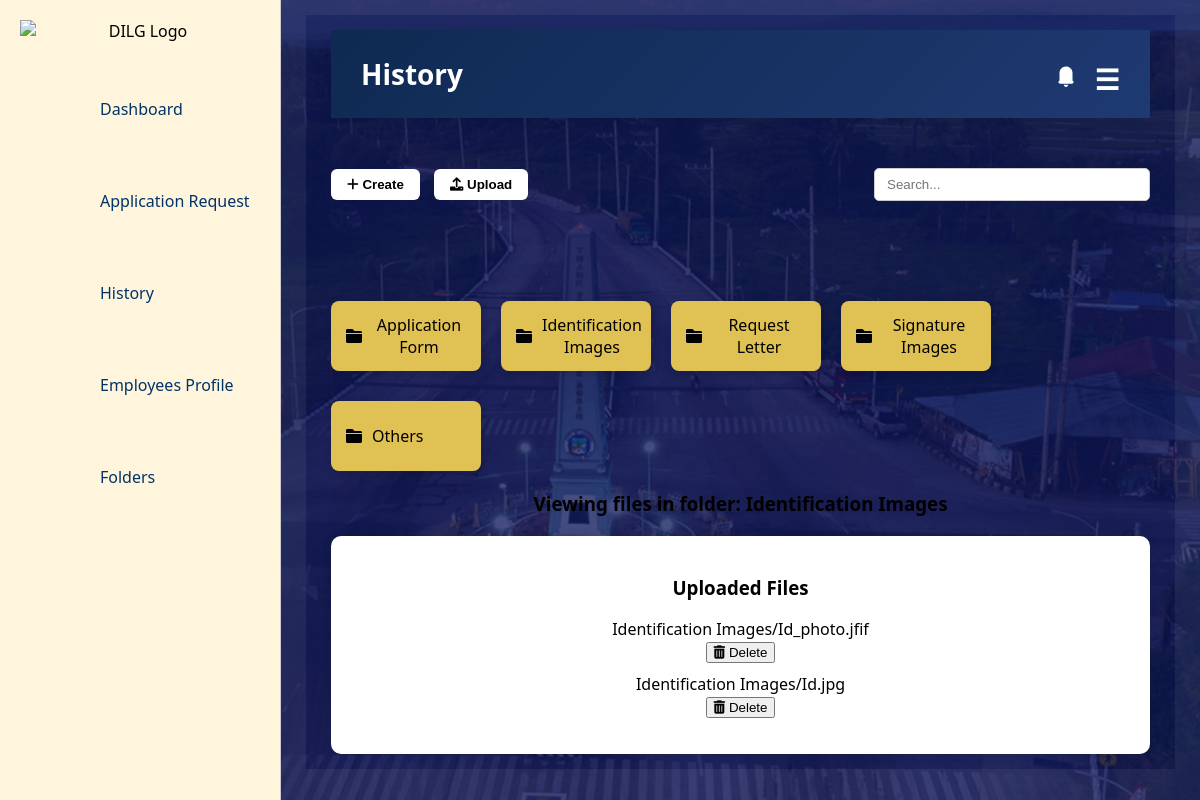
Screenshot of /folders/folders/Identification Images/ with the database file from the repository.
### landing/models.py (models this page shows, shortened)
class Folder(models.Model):
    name = models.CharField(max_length=255, unique=True)

class File(models.Model):
    file = models.FileField(upload_to=upload_path)
    folder = models.CharField(max_length=255, blank=True)
    file_type = models.CharField(max_length=50, blank=True)  # avoids migration error

### landing/views.py (the view)
# urls.py: path('folders/<str:folder_name>/', views.folder_detail, name='folder_detail'),
def folder_detail(request, folder_name):
    files = File.objects.filter(folder=folder_name)
    folders = Folder.objects.all()
    return render(request, 'landing/fold.html', {
        'files': files,
        'folders': folders,
        'selected_folder': folder_name,
    })

### landing/templates/landing/fold.html (shortened to what this page needs)
{% load static %}
<!DOCTYPE html>
<html lang="en">
<head>
  <link rel="stylesheet" href="https://cdnjs.cloudflare.com/ajax/libs/font-awesome/6.4.0/css/all.min.css">
  <link rel="stylesheet" href="{% static 'css/style.css' %}">
  <link href="https://cdnjs.cloudflare.com/ajax/libs/font-awesome/6.0.0-beta3/css/all.min.css" rel="stylesheet">
</head>
<body>
  <div class="sidebar">
    <img src="{% static 'images/DILG-Logo.png' %}" alt="DILG Logo" class="sidebar-logo" />
   <ul>
    <li>
        <a href="{% url 'landing:dashboard' %}"
           class="{% if request.resolver_match.url_name == 'dashboard' %}active{% endif %}">
            Dashboard
        </a>
    </li>
    <li>
        <a href="{% url 'landing:application_request' %}"
           class="{% if request.resolver_match.url_name == 'application_request' %}active{% endif %}">
            Application Request
        </a>
    </li>
    <li>
        <a href="{% url 'landing:history' %}"
           class="{% if request.resolver_match.url_name == 'history' %}active{% endif %}">
            History
        </a>
    </li>
    <li>
        <a href="{% url 'landing:employees_profile' %}"
           class="{% if request.resolver_match.url_name == 'employees_profile' %}active{% endif %}">
            Employees Profile
        </a>
    </li>
    <li>
        <a href="{% url 'landing:fold' %}"
           class="{% if request.resolver_match.url_name == 'fold' %}active{% endif %}">
            Folders
        </a>
    </li>
</ul>
  </div>
  <div class="main-content">
    <div class="main-content">
    <div class="header">
      <span>History</span>
      <div class="header-actions">
        <div class="notification-icon">
        <svg xmlns="http://www.w3.org/2000/svg" width="26" height="26" fill="white" viewBox="0 0 24 24">
          <path d="M12 24c1.104 0 2-.897 2-2h-4c0 1.103.896 2 2 2zm6.707-5.293L18 18V11c0-3.309-2.691-6-6-6S6 7.691 6 11v7l-.707.707C4.521 19.479 5.262 21 6.828 21h10.344c1.566 0 2.307-1.521 1.535-2.293z"/>
        </svg>
        </div>
          <div class="menu-icon">
          <a href="{% url 'landing:landing_page' %}">☰</a>
        </div>
      </div>
    </div>
    <div class="top-bar">
      <div class="top-left-buttons">
        <button onclick="toggleCreateFolderForm()"><i class="fas fa-plus"></i> Create</button>
        <button onclick="document.getElementById('fileInput').click();"><i class="fas fa-upload"></i> Upload</button>
      </div>
      <input class="search-box" type="text" placeholder="Search...">
    </div>
    <div class="folders-grid">
      {% for folder in folders %}
        <a href="{% url 'landing:folder_detail' folder.name %}">
          <div class="folder">
            <i class="fa fa-folder"></i> {{ folder.name }}
          </div>
        </a>
      {% endfor %}
    </div>
    {% if selected_folder %}
      <h3>Viewing files in folder: <strong>{{ selected_folder }}</strong></h3>
    {% endif %}
    <div class="file-list p-4">
      <h3 class="text-center font-semibold text-lg mb-4">Uploaded Files</h3>
      <ul class="space-y-3">
        {% for file in files %}
          <li class="flex justify-between items-center bg-white border border-gray-200 rounded-lg px-5 py-3 shadow-sm hover:shadow-md transition-all">
            <div class="text-gray-800 font-medium truncate w-2/3">
              {{ file.file.name|cut:"documents/" }}
            </div>
            <form id="delete-form-{{ file.id }}" method="post" action="{% url 'landing:delete_file' file.id %}">
              <button type="button"
                onclick="confirmDelete('{{ file.id }}')"
                class="bg-gradient-to-r from-red-500 to-red-600 hover:from-red-600 hover:to-red-700 text-white font-semibold px-4 py-2 rounded-md shadow transition duration-200 ease-in-out">
                <i class="fas fa-trash-alt mr-2"></i> Delete
              </button>
            </form>
          </li>
        {% endfor %}
      </ul>
    </div>
  </div>
</body>
</html>

### landing/static/css/style.css (style rules this page uses)
body { font-family: Arial, sans-serif; text-align: center; background: url('/static/bg.jpg') no-repeat center center fixed; background-size: cover; }
a { display: block; margin-top: 10px; color: white; text-decoration: none; }
.folders-grid { display: flex; flex-wrap: wrap; gap: 20px; margin: 20px 0; }

### landing/templates/landing/fold.html (style rules this page uses)
body { margin: 0; font-family: 'Segoe UI', sans-serif; display: flex; height: 100vh; }
.sidebar { width: 240px; background-color: #fff5dd; padding: 20px; display: flex; flex-direction: column; border-right: 1px solid #ccc; }
.sidebar ul { list-style: none; }
.sidebar ul li { padding: 15px; color: #222; font-weight: 600; cursor: pointer; border-left: 5px solid transparent; }
.sidebar a { text-decoration: none; color: #003366; padding: 15px 20px; width: 100%; text-align: left; transition: 0.3s; font-weight: 500; }
.main-content { flex: 1; background-color: #f4f4f4; padding: 15px 25px; overflow-y: auto; background: url('/static/images/background.jpg') no-repeat center center fixed; background-size: cover; position: relative; }
.header { background: linear-gradient(135deg, #0e2a52 0%, #1e3a72 100%); color: white; padding: 25px 30px; font-size: 28px; font-weight: bold; box-shadow: 0 2px 10px rgba(0,0,0,0.1); display: flex; justify-content: space-between; align-items: center; }
.header-actions { display: flex; gap: 15px; }
.notification-icon, .menu-icon { width: 26px; height: 26px; border-radius: 20%; display: flex; align-items: center; justify-content: center; cursor: pointer; transition: background-color 0.3s ease; }
.top-bar { display: flex; justify-content: space-between; align-items: center; margin-bottom: 90px; margin-top: 50px; }
.top-left-buttons button { background-color: white; color: black; padding: 8px 16px; border: none; margin-right: 10px; border-radius: 6px; font-weight: 600; cursor: pointer; }
.search-box { padding: 8px 12px; border: 1px solid #ccc; border-radius: 5px; width: 250px; outline: none; }
.folders-grid { display: grid; grid-template-columns: repeat(auto-fill, minmax(180px, 1fr)); gap: 20px; margin-top: 10px; }
.folder { background-color: #e0c153; border-radius: 8px; padding: 15px; color: #000; font-weight: 500; display: flex; align-items: center; gap: 10px; box-shadow: 2px 2px 8px rgba(0,0,0,0.2); cursor: pointer; transition: 0.2s; width: 120px; height:40px; }
.folders-grid { display: flex; flex-wrap: wrap; gap: 20px; margin: 20px 0; }
.file-list { background-color: white; padding: 20px; border-radius: 10px; margin-top: 20px; box-shadow: 0 0 10px rgba(0,0,0,0.1); }
.file-list ul { list-style: none; padding: 0; }
.file-list li { margin-bottom: 10px; }

### rows the page displays
Folder: name "Application Form"
Folder: name "Identification Images"
Folder: name "Request Letter"
Folder: name "Signature Images"
Folder: name "Others"
File: file.name "Identification Images/Id_photo.jfif"
File: file.name "Identification Images/Id.jpg"

### other values shown
{{ selected_folder }} "Identification Images"
